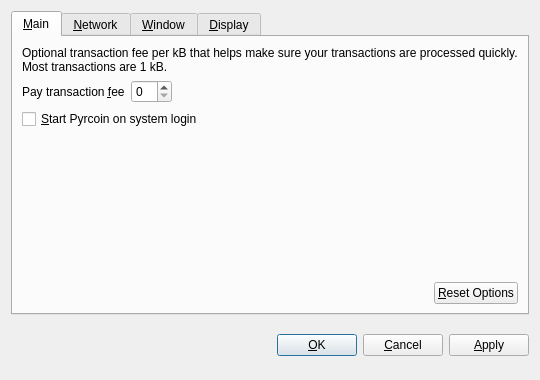
<?xml version="1.0" encoding="UTF-8"?>
<ui version="4.0">
 <class>OptionsDialog</class>
 <widget class="QDialog" name="OptionsDialog">
  <property name="geometry">
   <rect>
    <x>0</x>
    <y>0</y>
    <width>540</width>
    <height>380</height>
   </rect>
  </property>
  <property name="windowTitle">
   <string>Options</string>
  </property>
  <property name="modal">
   <bool>true</bool>
  </property>
  <layout class="QVBoxLayout" name="verticalLayout">
   <item>
    <widget class="QTabWidget" name="tabWidget">
     <property name="tabPosition">
      <enum>QTabWidget::North</enum>
     </property>
     <property name="currentIndex">
      <number>0</number>
     </property>
     <widget class="QWidget" name="tabMain">
      <attribute name="title">
       <string>&amp;Main</string>
      </attribute>
      <layout class="QVBoxLayout" name="verticalLayout_Main">
       <item>
        <widget class="QLabel" name="transactionFeeInfoLabel">
         <property name="text">
          <string>Optional transaction fee per kB that helps make sure your transactions are processed quickly. Most transactions are 1 kB.</string>
         </property>
         <property name="textFormat">
          <enum>Qt::PlainText</enum>
         </property>
         <property name="wordWrap">
          <bool>true</bool>
         </property>
        </widget>
       </item>
       <item>
        <layout class="QHBoxLayout" name="horizontalLayout_1_Main">
         <item>
          <widget class="QLabel" name="transactionFeeLabel">
           <property name="text">
            <string>Pay transaction &amp;fee</string>
           </property>
           <property name="textFormat">
            <enum>Qt::PlainText</enum>
           </property>
           <property name="buddy">
            <cstring>transactionFee</cstring>
           </property>
          </widget>
         </item>
         <item>
          <widget class="BitcoinAmountField" name="transactionFee"/>
         </item>
         <item>
          <spacer name="horizontalSpacer_1_Main">
           <property name="orientation">
            <enum>Qt::Horizontal</enum>
           </property>
           <property name="sizeHint" stdset="0">
            <size>
             <width>40</width>
             <height>20</height>
            </size>
           </property>
          </spacer>
         </item>
        </layout>
       </item>
       <item>
        <widget class="QCheckBox" name="bitcoinAtStartup">
         <property name="toolTip">
          <string>Automatically start Pyrcoin after logging in to the system.</string>
         </property>
         <property name="text">
          <string>&amp;Start Pyrcoin on system login</string>
         </property>
        </widget>
       </item>
       <item>
        <spacer name="verticalSpacer_Main">
         <property name="orientation">
          <enum>Qt::Vertical</enum>
         </property>
         <property name="sizeHint" stdset="0">
          <size>
           <width>20</width>
           <height>40</height>
          </size>
         </property>
        </spacer>
       </item>
       <item>
        <layout class="QHBoxLayout" name="horizontalLayout_2_Main">
         <item>
          <spacer name="horizontalSpacer_2_Main">
           <property name="orientation">
            <enum>Qt::Horizontal</enum>
           </property>
           <property name="sizeHint" stdset="0">
            <size>
             <width>40</width>
             <height>20</height>
            </size>
           </property>
          </spacer>
         </item>
         <item>
          <widget class="QPushButton" name="resetButton">
           <property name="toolTip">
            <string>Reset all client options to default.</string>
           </property>
           <property name="text">
            <string>&amp;Reset Options</string>
           </property>
           <property name="autoDefault">
            <bool>false</bool>
           </property>
          </widget>
         </item>
        </layout>
       </item>
      </layout>
     </widget>
     <widget class="QWidget" name="tabNetwork">
      <attribute name="title">
       <string>&amp;Network</string>
      </attribute>
      <layout class="QVBoxLayout" name="verticalLayout_Network">
       <item>
        <widget class="QCheckBox" name="mapPortUpnp">
         <property name="toolTip">
          <string>Automatically open the Pyrcoin client port on the router. This only works when your router supports UPnP and it is enabled.</string>
         </property>
         <property name="text">
          <string>Map port using &amp;UPnP</string>
         </property>
        </widget>
       </item>
       <item>
        <widget class="QCheckBox" name="connectSocks">
         <property name="toolTip">
          <string>Connect to the Pyrcoin network through a SOCKS proxy (e.g. when connecting through Tor).</string>
         </property>
         <property name="text">
          <string>&amp;Connect through SOCKS proxy:</string>
         </property>
        </widget>
       </item>
       <item>
        <layout class="QHBoxLayout" name="horizontalLayout_Network">
         <item>
          <widget class="QLabel" name="proxyIpLabel">
           <property name="text">
            <string>Proxy &amp;IP:</string>
           </property>
           <property name="textFormat">
            <enum>Qt::PlainText</enum>
           </property>
           <property name="buddy">
            <cstring>proxyIp</cstring>
           </property>
          </widget>
         </item>
         <item>
          <widget class="QValidatedLineEdit" name="proxyIp">
           <property name="maximumSize">
            <size>
             <width>140</width>
             <height>16777215</height>
            </size>
           </property>
           <property name="toolTip">
            <string>IP address of the proxy (e.g. 127.0.0.1)</string>
           </property>
          </widget>
         </item>
         <item>
          <widget class="QLabel" name="proxyPortLabel">
           <property name="text">
            <string>&amp;Port:</string>
           </property>
           <property name="textFormat">
            <enum>Qt::PlainText</enum>
           </property>
           <property name="buddy">
            <cstring>proxyPort</cstring>
           </property>
          </widget>
         </item>
         <item>
          <widget class="QLineEdit" name="proxyPort">
           <property name="maximumSize">
            <size>
             <width>55</width>
             <height>16777215</height>
            </size>
           </property>
           <property name="toolTip">
            <string>Port of the proxy (e.g. 9050)</string>
           </property>
          </widget>
         </item>
         <item>
          <widget class="QLabel" name="socksVersionLabel">
           <property name="text">
            <string>SOCKS &amp;Version:</string>
           </property>
           <property name="textFormat">
            <enum>Qt::PlainText</enum>
           </property>
           <property name="buddy">
            <cstring>socksVersion</cstring>
           </property>
          </widget>
         </item>
         <item>
          <widget class="QValueComboBox" name="socksVersion">
           <property name="toolTip">
            <string>SOCKS version of the proxy (e.g. 5)</string>
           </property>
          </widget>
         </item>
         <item>
          <spacer name="horizontalSpacer_Network">
           <property name="orientation">
            <enum>Qt::Horizontal</enum>
           </property>
           <property name="sizeHint" stdset="0">
            <size>
             <width>40</width>
             <height>20</height>
            </size>
           </property>
          </spacer>
         </item>
        </layout>
       </item>
       <item>
        <spacer name="verticalSpacer_Network">
         <property name="orientation">
          <enum>Qt::Vertical</enum>
         </property>
         <property name="sizeHint" stdset="0">
          <size>
           <width>20</width>
           <height>40</height>
          </size>
         </property>
        </spacer>
       </item>
      </layout>
     </widget>
     <widget class="QWidget" name="tabWindow">
      <attribute name="title">
       <string>&amp;Window</string>
      </attribute>
      <layout class="QVBoxLayout" name="verticalLayout_Window">
       <item>
        <widget class="QCheckBox" name="minimizeToTray">
         <property name="toolTip">
          <string>Show only a tray icon after minimizing the window.</string>
         </property>
         <property name="text">
          <string>&amp;Minimize to the tray instead of the taskbar</string>
         </property>
        </widget>
       </item>
       <item>
        <widget class="QCheckBox" name="minimizeOnClose">
         <property name="toolTip">
          <string>Minimize instead of exit the application when the window is closed. When this option is enabled, the application will be closed only after selecting Quit in the menu.</string>
         </property>
         <property name="text">
          <string>M&amp;inimize on close</string>
         </property>
        </widget>
       </item>
       <item>
        <spacer name="verticalSpacer_Window">
         <property name="orientation">
          <enum>Qt::Vertical</enum>
         </property>
         <property name="sizeHint" stdset="0">
          <size>
           <width>20</width>
           <height>40</height>
          </size>
         </property>
        </spacer>
       </item>
      </layout>
     </widget>
     <widget class="QWidget" name="tabDisplay">
      <attribute name="title">
       <string>&amp;Display</string>
      </attribute>
      <layout class="QVBoxLayout" name="verticalLayout_Display">
       <item>
        <layout class="QHBoxLayout" name="horizontalLayout_1_Display">
         <item>
          <widget class="QLabel" name="langLabel">
           <property name="text">
            <string>User Interface &amp;language:</string>
           </property>
           <property name="textFormat">
            <enum>Qt::PlainText</enum>
           </property>
           <property name="buddy">
            <cstring>lang</cstring>
           </property>
          </widget>
         </item>
         <item>
          <widget class="QValueComboBox" name="lang">
           <property name="toolTip">
            <string>The user interface language can be set here. This setting will take effect after restarting Pyrcoin.</string>
           </property>
          </widget>
         </item>
        </layout>
       </item>
       <item>
        <layout class="QHBoxLayout" name="horizontalLayout_2_Display">
         <item>
          <widget class="QLabel" name="unitLabel">
           <property name="text">
            <string>&amp;Unit to show amounts in:</string>
           </property>
           <property name="textFormat">
            <enum>Qt::PlainText</enum>
           </property>
           <property name="buddy">
            <cstring>unit</cstring>
           </property>
          </widget>
         </item>
         <item>
          <widget class="QValueComboBox" name="unit">
           <property name="toolTip">
            <string>Choose the default subdivision unit to show in the interface and when sending coins.</string>
           </property>
          </widget>
         </item>
        </layout>
       </item>
       <item>
        <widget class="QCheckBox" name="displayAddresses">
         <property name="toolTip">
          <string>Whether to show Pyrcoin addresses in the transaction list or not.</string>
         </property>
         <property name="text">
          <string>&amp;Display addresses in transaction list</string>
         </property>
        </widget>
       </item>
       <item>
        <widget class="QCheckBox" name="coinControlFeatures">
         <property name="toolTip">
          <string>Whether to show coin control features or not.</string>
         </property>
         <property name="text">
          <string>Display coin &amp;control features (experts only!)</string>
         </property>
        </widget>
       </item>
       <item>
        <spacer name="verticalSpacer_Display">
         <property name="orientation">
          <enum>Qt::Vertical</enum>
         </property>
         <property name="sizeHint" stdset="0">
          <size>
           <width>20</width>
           <height>40</height>
          </size>
         </property>
        </spacer>
       </item>
      </layout>
     </widget>
    </widget>
   </item>
   <item>
    <layout class="QHBoxLayout" name="horizontalLayout_Buttons">
     <item>
      <spacer name="horizontalSpacer_1">
       <property name="orientation">
        <enum>Qt::Horizontal</enum>
       </property>
       <property name="sizeHint" stdset="0">
        <size>
         <width>40</width>
         <height>48</height>
        </size>
       </property>
      </spacer>
     </item>
     <item>
      <widget class="QLabel" name="statusLabel">
       <property name="font">
        <font>
         <weight>75</weight>
         <bold>true</bold>
        </font>
       </property>
       <property name="text">
        <string/>
       </property>
       <property name="textFormat">
        <enum>Qt::PlainText</enum>
       </property>
       <property name="wordWrap">
        <bool>true</bool>
       </property>
      </widget>
     </item>
     <item>
      <spacer name="horizontalSpacer_2">
       <property name="orientation">
        <enum>Qt::Horizontal</enum>
       </property>
       <property name="sizeHint" stdset="0">
        <size>
         <width>40</width>
         <height>48</height>
        </size>
       </property>
      </spacer>
     </item>
     <item>
      <widget class="QPushButton" name="okButton">
       <property name="text">
        <string>&amp;OK</string>
       </property>
      </widget>
     </item>
     <item>
      <widget class="QPushButton" name="cancelButton">
       <property name="text">
        <string>&amp;Cancel</string>
       </property>
       <property name="autoDefault">
        <bool>false</bool>
       </property>
      </widget>
     </item>
     <item>
      <widget class="QPushButton" name="applyButton">
       <property name="text">
        <string>&amp;Apply</string>
       </property>
       <property name="autoDefault">
        <bool>false</bool>
       </property>
      </widget>
     </item>
    </layout>
   </item>
  </layout>
 </widget>
 <customwidgets>
  <customwidget>
   <class>BitcoinAmountField</class>
   <extends>QSpinBox</extends>
   <header>bitcoinamountfield.h</header>
  </customwidget>
  <customwidget>
   <class>QValueComboBox</class>
   <extends>QComboBox</extends>
   <header>qvaluecombobox.h</header>
  </customwidget>
  <customwidget>
   <class>QValidatedLineEdit</class>
   <extends>QLineEdit</extends>
   <header>qvalidatedlineedit.h</header>
  </customwidget>
 </customwidgets>
 <resources/>
 <connections/>
</ui>
